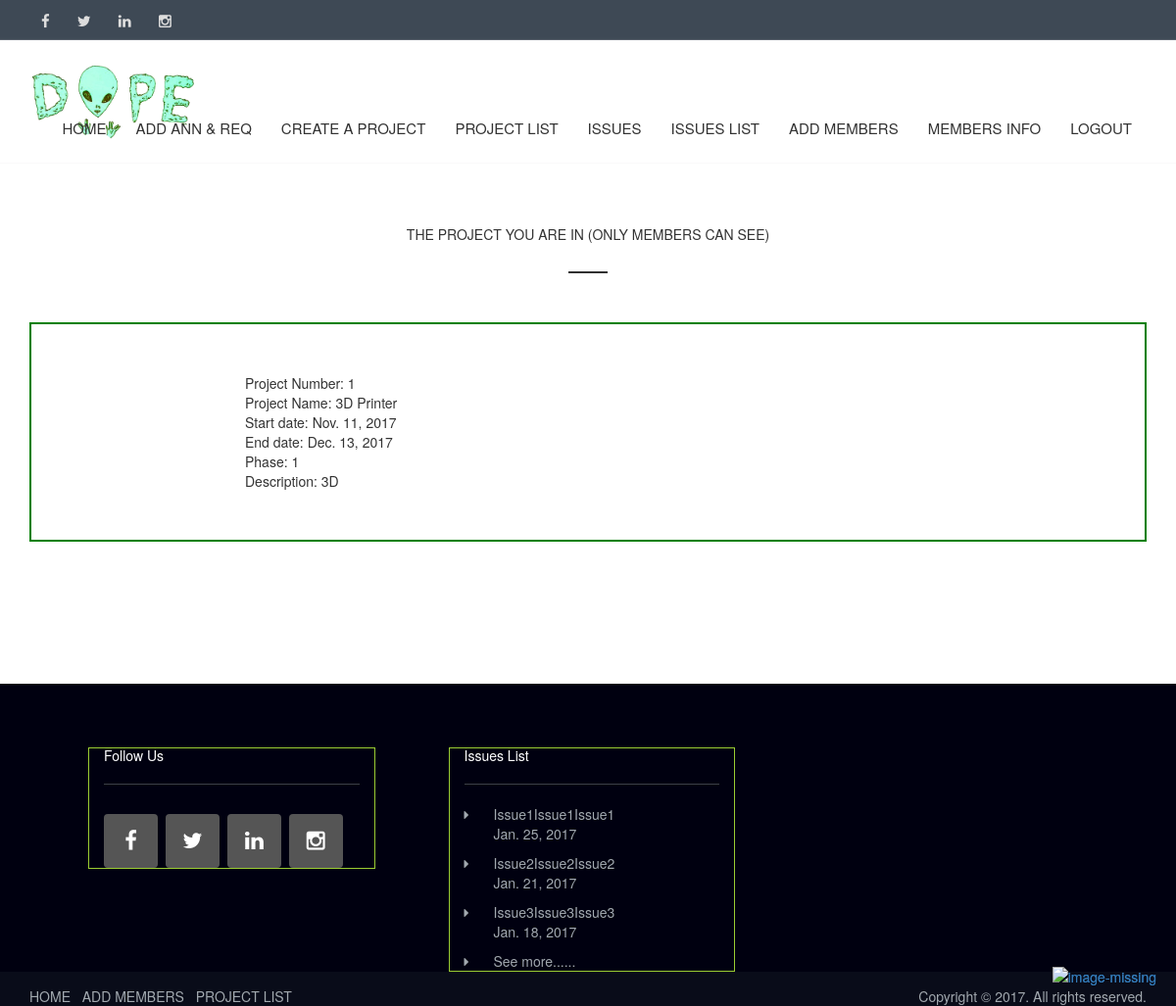
Page /myapp/projects_list/ (signed in) on the committed database.
### myapp/models.py (models this page shows, shortened)
class Project(models.Model):
    project_no = models.IntegerField(primary_key=True)
    members = models.ManyToManyField(Member,blank=True)
    name = models.CharField(max_length=50)
    leader = models.CharField(max_length=50)
    start_date = models.DateField()
    end_date = models.DateField()
    Communication = 0
    Planning = 1
    Modeling = 2
    Construction = 3
    Deployment = 4
    phase_choice = (
        (0, 'Communication'),
        (1, 'Planning'),
        (2, 'Modeling'),
        (3, 'Construction'),
        (4, 'Deploylment')
    )
    phase = models.IntegerField(default=0, choices=phase_choice)
    description = models.CharField(max_length=100000)

### myapp/views.py (the view)
def Project_list(request):
    if request.user.username == 'mica':
        Project_list = Project.objects.all()
    else:
        member = Member.objects.filter(first_name=request.user.username)
        Project_list = Project.objects.filter(members=member)
    return render(request, 'management/projects_list.html', {'Project_list': Project_list})

### myapp/templates/management/projects_list.html
{% extends 'management/base.html' %}
{% block body_block %}
		<section class="contact_page">
			<div class="container">
				<div class="row">
					<div class="col-sm-6 col-sm-offset-3 m-t-50">
						<h1 class="underline heading">THE PROJECT YOU ARE IN (ONLY MEMBERS CAN SEE)</h1>
					</div>
				</div>
			</div>
		</section>
		<div class="container">
			<div class="container1">
				 <ul>
                {% for projects in Project_list %}
                    <div class="container2" color = 'red'>
                    <li>Project Number:  {{ projects.project_no }}  </li>
                    <li>Project Name:  {{ projects.name }}</li>
                    <li>Start date:  {{ projects.start_date }}</li>
                    <li>End date:  {{ projects.end_date }}</li>
                    <li>Phase:  {{ projects.phase }}</li>
                    <li>Description:  {{ projects.description}}</li>
                    </div>
                {% endfor %}
                 </ul>
            </div>
			<a href="#" id="return-to-top"><img src="../../static/myapp/images/backto.png" alt="image-missing"></a>
		</div>
{% endblock %}

### myapp/static/myapp/css/custom.css (style rules this page uses)
body, div, dl, dt, dd, ul, ol, li, h1, h2, h3, h4, h5, h6, pre, code, form, fieldset, legend, input, textarea, p, blockquote, th, td { margin: 0; padding: 0; }
ol,ul { list-style: none; }
h1, h2, h3, h4, h5, h6 { font-size: 100%; font-weight: normal; }
article, aside, details, figcaption, figure, footer, header, hgroup, nav, section, summary { display: block; }
a { text-decoration: none; }
h2, h1 { line-height: 46px; }
.section-top-50, .m-t-50 { margin-top: 50px; }
.m-t-50 { margin-top: 50px; }
.heading:after, .heading1:after { border-top: 2px solid #303030; display: block; width: 40px; content: ""; }
.heading.underline:after, .heading2.underline2:after { margin: 15px auto 0; }
.heading { text-align: center; }
#return-to-top { position: fixed; bottom: 20px; right: 20px; display: block; text-decoration: none; z-index: 9999; transition: all 0.3s ease; }
.container1 { border: 2px solid green; margin-top: 50px; }
.container2 { margin: 50px auto; width: 700px; }

### rows in the picture
Project: project_no "1", name "3D Printer", start_date "Nov. 11, 2017", end_date "Dec. 13, 2017", phase "1", description "3D"
